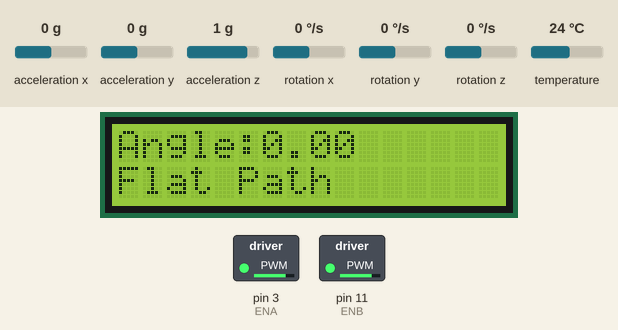
Recording of a sketch running on a simulated Arduino Uno, built with avr-gcc and run on an emulated ATmega328P. Shown: 16×2 character LCD, switched loads named in the sketch (green lamp = pin HIGH). Wiring (inferred from the names in the program): MPU-6050 motion sensor at I2C address 0x68. The test bench sets the inputs (shaded band); at power-on: acceleration y 0 g, acceleration x 0 g, acceleration z 1 g, rotation x 0 °/s, rotation y 0 °/s, rotation z 0 °/s, temperature 24 °C.

Above: at 3.4 s.
3.5 s: acceleration y set to -1.4 g
At 5.0 s:
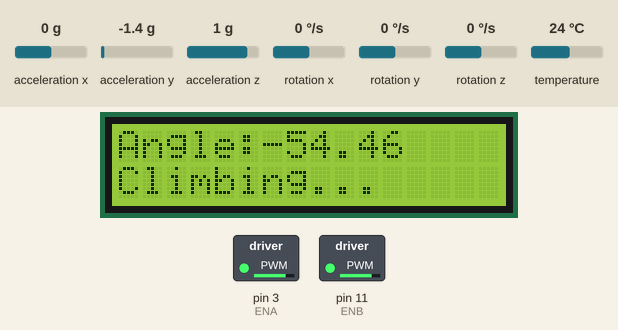
5.8 s: acceleration y set to -0.2 g
At 7.1 s:
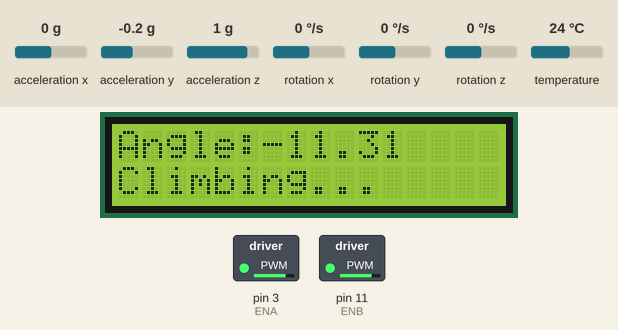
7.6 s: acceleration y set to 0.1 g
At 9.27 s:
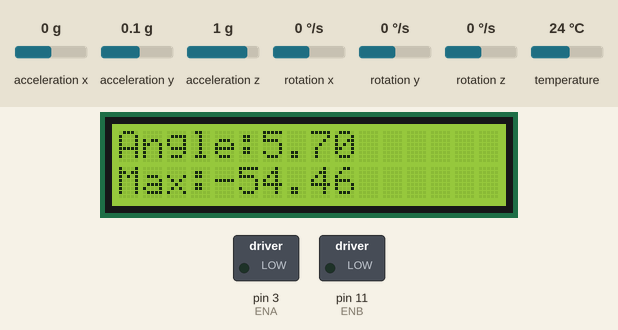
9.3 s: acceleration x set to -1.4 g
At 11.2 s:
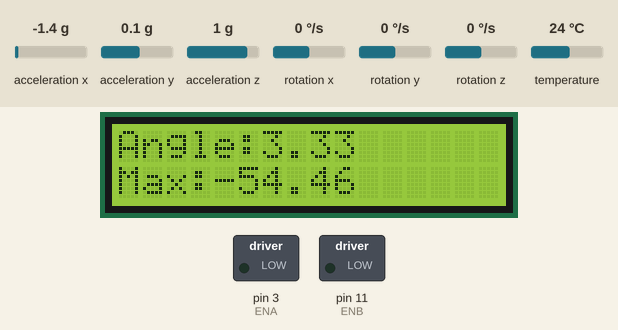
Timing chart, 0 to 13.2 s (numbered marks = the images above; inputs shaded):
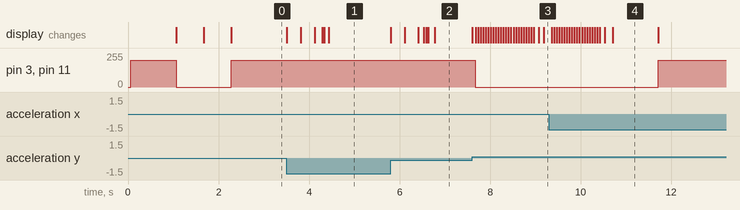

The sketch:

Ramp_climbing_and_rotation_code.ino
```cpp
#include <Wire.h>
#include <LiquidCrystal.h>
#include <Adafruit_MPU6050.h>
#include <Adafruit_Sensor.h>

// LCD setup
LiquidCrystal lcd(8, 9, 4, 5, 6, 7);

// Create MPU6050 object
Adafruit_MPU6050 mpu;

// Motor pins
#define ENA 3
#define IN1 2
#define IN2 1
#define ENB 11
#define IN3 12
#define IN4 13

int speedMotor = 200;  // PWM speed (0-255)

// MPU accelerometer variables
long accelX, accelY, accelZ;
float angleOffset = 0;
float pitch = 0;
float filterStrength = 0.20;

// Robot state variables
bool climbing = false;
bool topReached = false;
float maxClimbAngle = 0;

// Gyro-based rotation variables
float yawAngle = 0;
unsigned long lastTime = 0;

// Read MPU accelerometer
void readMPU() {
  Wire.beginTransmission(0x68);
  Wire.write(0x3B);
  Wire.endTransmission(false);
  Wire.requestFrom(0x68, 6, true);

  accelX = Wire.read() << 8 | Wire.read();
  accelY = Wire.read() << 8 | Wire.read();
  accelZ = Wire.read() << 8 | Wire.read();
}

// Compute angle from accelerometer
float computeRawAngle() {
  float ax = accelX;
  float ay = accelY;
  float az = accelZ;

  float angle = atan2(ay, sqrt(ax * ax + az * az)) * 180 / PI;
  return angle;
}

// Motor functions
void forward(int spd) {
  analogWrite(ENA, spd);
  analogWrite(ENB, spd);
  digitalWrite(IN1, LOW); digitalWrite(IN2, HIGH);
  digitalWrite(IN3, LOW); digitalWrite(IN4, HIGH);
}

void stopMotors() {
  analogWrite(ENA, 0);
  analogWrite(ENB, 0);
  digitalWrite(IN1, LOW); digitalWrite(IN2, LOW);
  digitalWrite(IN3, LOW); digitalWrite(IN4, LOW);
}

// Gyro-based 360° turn
void turn360() {
  yawAngle = 0;
  lastTime = millis();

  // Spin robot in place: left forward, right backward
  analogWrite(ENA, speedMotor);
  analogWrite(ENB, speedMotor);
  digitalWrite(IN1, LOW); digitalWrite(IN2, HIGH);
  digitalWrite(IN3, HIGH); digitalWrite(IN4, LOW);

  sensors_event_t a, g, temp;

  while (yawAngle < 360.0) {
    mpu.getEvent(&a, &g, &temp); // read gyro

    unsigned long now = millis();
    float dt = (now - lastTime) / 1000.0; // convert ms to seconds
    lastTime = now;

    float rateZ = g.gyro.z * 180.0 / 3.14159; // convert rad/s to deg/s
    yawAngle += abs(rateZ) * dt;              // integrate to get total yaw angle

    lcd.setCursor(0, 0);
    lcd.print("Yaw:");
    lcd.print(yawAngle);
    lcd.print("   ");

    delay(5); // small delay for stability
  }

  stopMotors(); // stop after completing 360°
}

// Setup
void setup() {
  Wire.begin();
  Serial.begin(9600);

  lcd.begin(16, 2);

  // Initialize MPU6050 gyro
  if (!mpu.begin()) {
    lcd.print("MPU fail");
    while (1);
  }
  mpu.setAccelerometerRange(MPU6050_RANGE_8_G);
  mpu.setGyroRange(MPU6050_RANGE_500_DEG);
  mpu.setFilterBandwidth(MPU6050_BAND_21_HZ);

  lcd.print("Starting Forward");
  forward(speedMotor);
  delay(1000);
  stopMotors();
  lcd.clear();

  // MPU accelerometer calibration
  lcd.print("Calibrating...");
  Wire.beginTransmission(0x68);
  Wire.write(0x6B);
  Wire.write(0);
  Wire.endTransmission(true);
  delay(600);
  readMPU();
  angleOffset = computeRawAngle();
  lcd.clear();
  lcd.print("Offset=");
  lcd.print(angleOffset);
  delay(600);
  lcd.clear();
}

// Main loop
void loop() {
  readMPU();

  float raw = computeRawAngle();
  pitch = pitch * (1 - filterStrength) + raw * filterStrength;
  float angle = pitch - angleOffset;

  lcd.setCursor(0, 0);
  lcd.print("Angle:");
  lcd.print(angle);
  lcd.print("   ");

  // 1) Flat path
  if (!climbing && !topReached && abs(angle) < 3) {
    forward(speedMotor);
    lcd.setCursor(0, 1);
    lcd.print("Flat Path       ");
  }

  // 2) Start climbing
  if (angle < -7 && !climbing) {
    climbing = true;
    maxClimbAngle = angle;
    lcd.setCursor(0, 1);
    lcd.print("Climbing...     ");
  }

  // Update max angle while climbing
  if (climbing) {
    if (angle < maxClimbAngle) maxClimbAngle = angle;
  }

  // 3) Detect top and turn 360 using gyro
  if (climbing && !topReached && abs(angle) < 3) {
    stopMotors();
    topReached = true;
    climbing = false;

    // 4-second stop with live angle and max climb display
    unsigned long stopStart = millis();
    while (millis() - stopStart < 4000) {
      readMPU();
      float rawStop = computeRawAngle();
      pitch = pitch * (1 - filterStrength) + rawStop * filterStrength;
      float angleStop = pitch - angleOffset;

      lcd.setCursor(0, 0);
      lcd.print("Angle:");
      lcd.print(angleStop);
      lcd.print("   ");

      lcd.setCursor(0, 1);
      lcd.print("Max:");
      lcd.print(maxClimbAngle);
      lcd.print("       ");

      delay(50);
    }

    lcd.setCursor(0, 1);
    lcd.print("Turning 360...   ");
    turn360(); // use gyro-based 360° turn
  }

  // 4) Going down
  if (topReached && angle > 5) {
    forward(speedMotor);
    lcd.setCursor(0, 1);
    lcd.print("Going Down...   ");
  }

  delay(20);
}
```

Measured:
- the behaviour switches between -0.1 and 0 g on acceleration y (found by bisection; images 2 and 3)
- after the input at 3.5 s, the display: first changes at once (image 1 shows a later state)
- after the input at 5.8 s, the display: first changes at once (image 2 shows a later state)
- after the input at 7.6 s, pin 3 (ENA), pin 11 (ENB): 200/255 → 0/255 after 0.07 s; the display: first changes at once (image 3 shows a later state)
- what the display in image 4 shows lasts 1.0 s, from 10.7 s to 11.7 s
